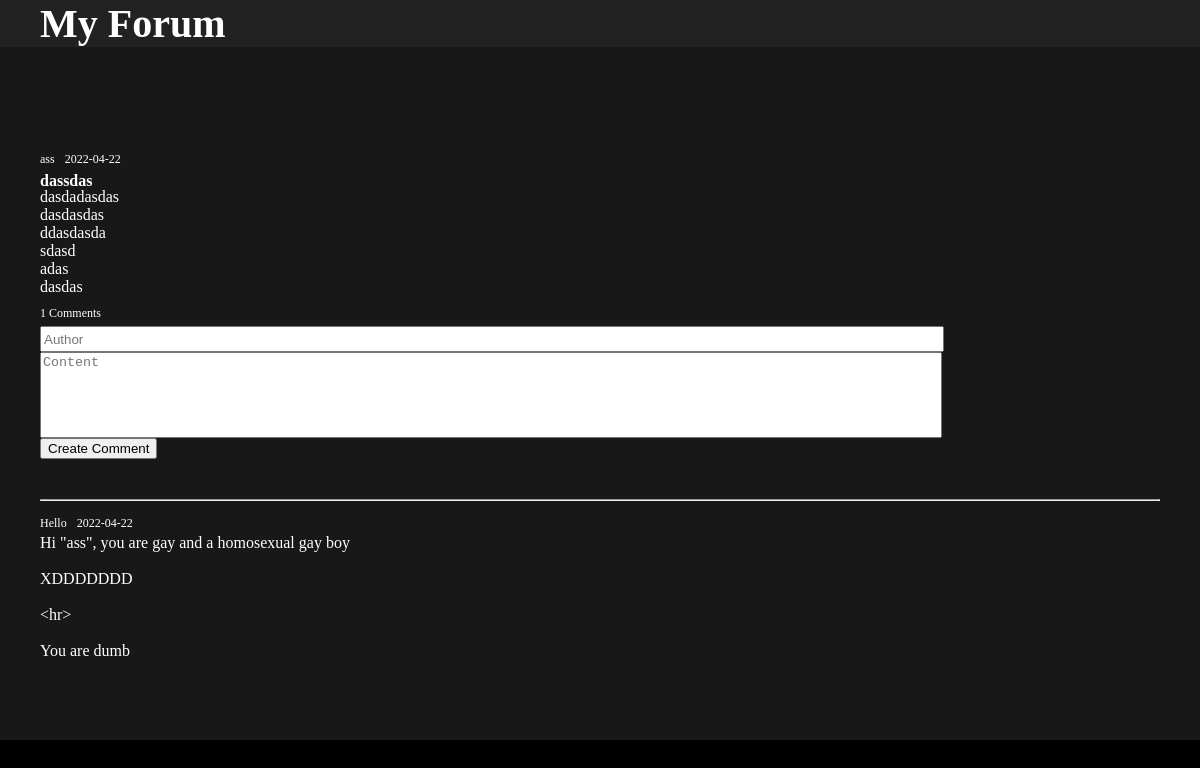
The app's page /thread/2, older data.
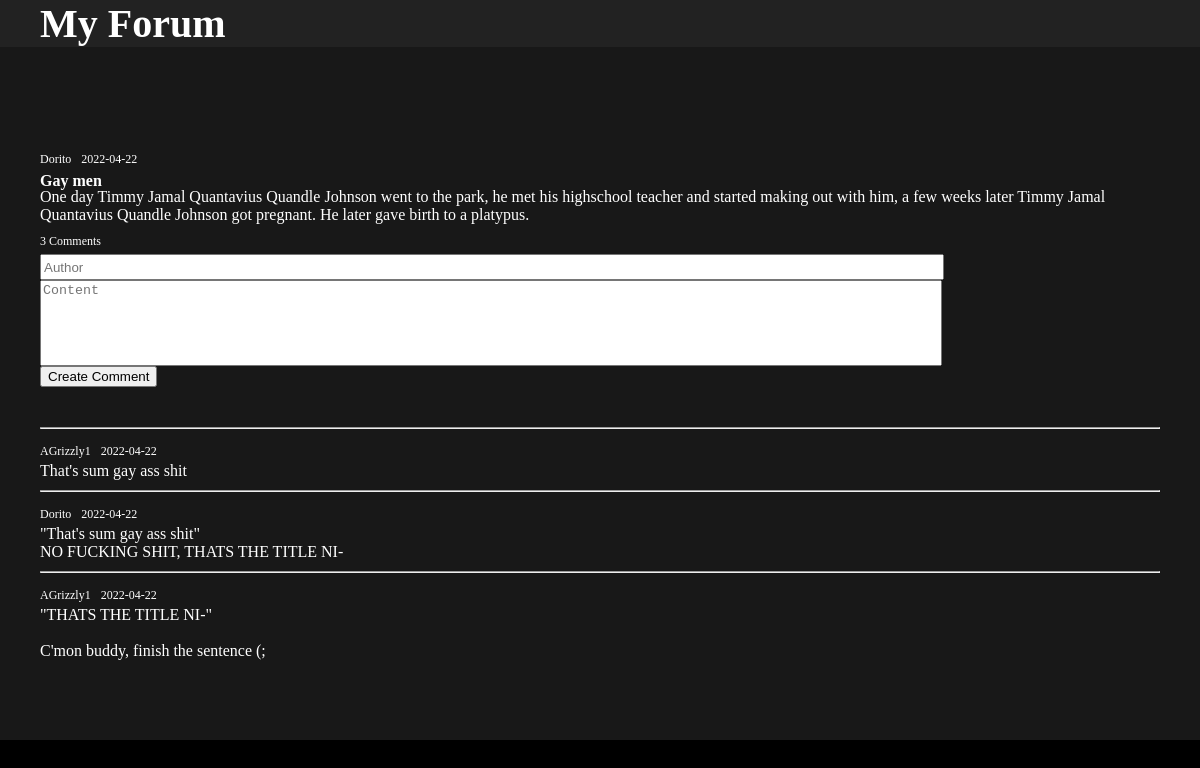
The same page, newer data.
### app.py (models this page shows, shortened)
class Thread(db.Model):
    id = db.Column(db.Integer, primary_key=True)
    title = db.Column(db.String(200), nullable=False)
    author = db.Column(db.String(200), nullable=False)
    date = db.Column(db.DateTime, default=datetime.utcnow)
    content = db.Column(db.String(200), nullable=False)
    comments = db.relationship('Comment', backref='thread', lazy=True)

class Comment(db.Model):
    id = db.Column(db.Integer, primary_key=True)
    author = db.Column(db.String(200), nullable=False)
    date = db.Column(db.DateTime, default=datetime.utcnow)
    content = db.Column(db.String(200), nullable=False)
    thread_id = db.Column(db.Integer, db.ForeignKey('thread.id'), nullable=False)

### app.py (the view)
@app.route('/thread/<int:id>', methods=['POST', 'GET'])
def thread(id):
    userIP = request.remote_addr
    moderator = False
    if userIP == "192.168.0.1":
        moderator = True
    thread = Thread.query.get_or_404(id)
    if request.method == 'POST':
        comment_author = request.form['author']
        comment_content = request.form['content']
        new_comment = Comment(author=comment_author,content=comment_content,thread_id=id)
        thread.comments.append(new_comment)
        try:
            db.session.commit()
            return redirect(f"/thread/{id}")
        except:
            return 'There was an issue adding your comment'
    else:
        return render_template('thread.html', thread=thread, moderator=moderator)

### templates/thread.html (shortened to what this page needs)
{% extends 'base.html' %}
{% block body %}
<div class="content">
    <div class="main">
        <div class="header">
            <div class="meta">
                <p class="author">
                    {{thread.author}}
                </p>
                <p class="timestamp">
                    {{thread.date.date()}}
                </p>
            </div>
            <h4 class="title">
                {{thread.title}}
            </h4>
            <p class="post-content">
                {{thread.content}}
            </p>
            <div class="meta">
                <p class="comment-count">
                    {{thread.comments|length}} Comments
                </p>
            </div>
        </div>
        <div class="form">
            <form action="/thread/{{thread.id}}" method="POST">
                <input type="text" name="author" id="author" placeholder="Author">
                <textarea type="text" name="content" id="content" placeholder="Content"></textarea>
                <input type="submit" value="Create Comment" id="submit">
            </form>
        </div>
        <div class="comments">
            {% for comment in thread.comments %}
            <hr>
            <div class="comment">
                <div class="top-comment">
                    <p class="user">
                        {{comment.author}}
                    </p>
                    <p class="comment-ts">
                        {{thread.date.date()}}
                    </p>
                </div>
                <div class="comment-content">
                    {{comment.content}}
                </div>
            </div>
            {% endfor %}
        </div>
    </div>
</div>
{% endblock %}

### templates/base.html (shortened to what this page needs)
<!DOCTYPE html>
<html lang="en">
<head>
    <link rel="stylesheet" href="{{ url_for('static', filename='css/main.css') }}">
</head>
<body>
    <nav>
        <div class="top-bar">
            <h1>
                <a href="http://agrizzly1.ddns.net">My Forum</a>
            </h1>
        </div>
    </nav>
    {% block body %}{% endblock %}
</body>
</html>

### static/css/main.css (style rules this page uses)
body { margin: 0px; background-color: black; }
a { text-decoration: none; color: white; }
h1, h4, ol { margin: 0; color: white; }
p { margin: 5px 0; color: white; }
#author { display: block; width: 80%; height: 20px; }
#content { display: block; width: 80%; height: 80px; resize: none; }
#submit { display: block; }
nav { background-color: #222222; }
.top-bar { padding: 0px 40px; max-width: 1200px; margin: auto; }
.top-bar > h1 { font-size: 2.5em; }
.main { background-color: #181818; padding: 100px 40px 40px 40px; max-width: 1200px; margin: auto; }
.author { padding-right: 10px; }
.comments { margin: 40px 0; }
.comment-content { color: white; white-space: pre-line; margin-top: -20px; }
.comment { margin: 10px 0; }
.header { display: inline-block; }
.top-comment { display: flex; color: grey; font-size: 12px; }
.meta, .top-comment { display: flex; color: grey; font-size: 12px; }
.content { display: block; }
.post-content { display: block; white-space: pre-line; margin-top: -20px; }
.timestamp { padding-right: 10px; }
.comment-ts { padding-left: 10px; }

Row changes from the older to the newer data that the page shows:
removed Comment: author "Hello", {{ thread.date.date() }} "2022-04-22", content "Hi \"ass\", you are gay and a homosexual gay boy XDDDDDDD <hr> You are dumb"
changed Thread: author "ass" → "Dorito"; title "dassdas" → "Gay men"; content "dasdadasdas dasdasdas ddasdasda sdasd adas dasdas" → "One day Timmy Jamal Quantavius Quandle Johnson went to the park, he met his highschool teacher and started making out with him, a few weeks later Timmy Jamal Quantavius Quandle Johnson got pregnant. He later gave birth to a platypus."
added Comment: author "AGrizzly1", {{ thread.date.date() }} "2022-04-22", content "That's sum gay ass shit"
added Comment: author "Dorito", {{ thread.date.date() }} "2022-04-22", content "\"That's sum gay ass shit\" NO FUCKING SHIT, THATS THE TITLE NI-"
added Comment: author "AGrizzly1", {{ thread.date.date() }} "2022-04-22", content "\"THATS THE TITLE NI-\" C'mon buddy, finish the sentence (;"
Text that changed along with them:
{{ thread.comments|length }}: "1" → "3"
